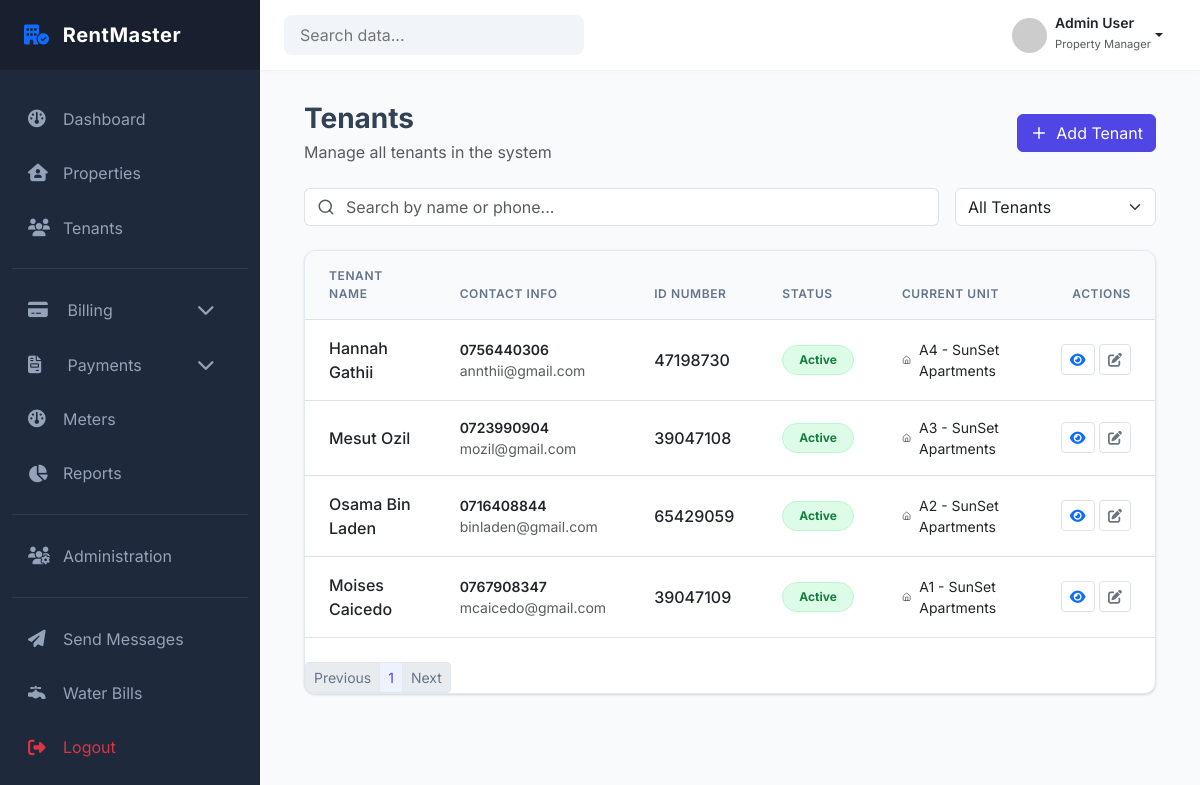
The app's page /tenants (signed in), older data.
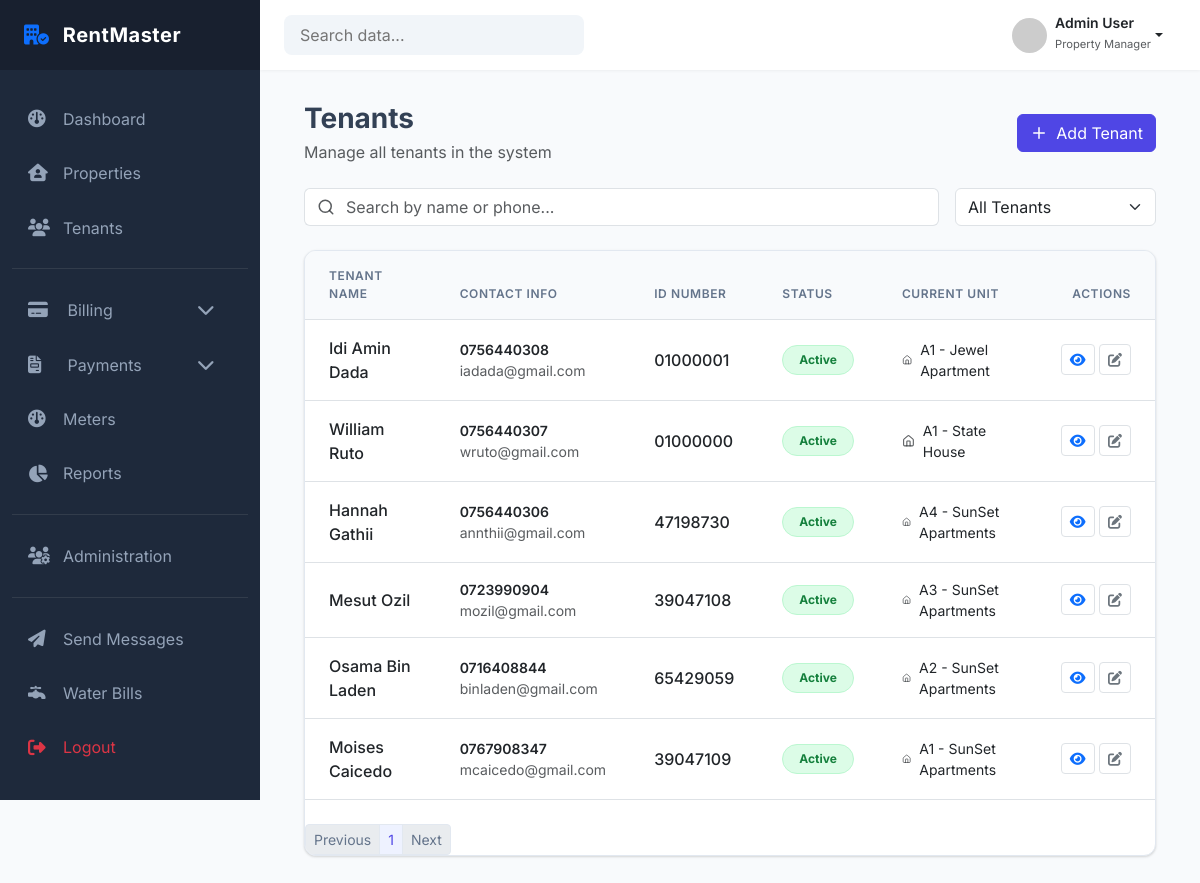
The same page, newer data.
### tenants/models.py (models this page shows, shortened)
class Tenant(models.Model):
    first_name = models.CharField(max_length=100)
    last_name = models.CharField(max_length=100)
    landlord = models.ForeignKey(
        settings.AUTH_USER_MODEL,
        on_delete=models.PROTECT,
        limit_choices_to={"role": "LANDLORD"},
        related_name="tenants"
    )
    phone_number = models.CharField(max_length=20)
    email = models.EmailField(blank=True)
    id_number = models.CharField(max_length=50)
    date_of_birth = models.DateField(null=True, blank=True)
    is_active = models.BooleanField(default=True)
    created_at = models.DateTimeField(auto_now_add=True)
    created_by = models.ForeignKey(
        settings.AUTH_USER_MODEL,
        on_delete=models.PROTECT
    )
    class Meta:
        constraints = [
            UniqueConstraint(
                fields=["id_number", "landlord"],
                name="unique_id_per_landlord"
            ),
            UniqueConstraint(
                fields=["phone_number", "landlord"],
                name="unique_phone_per_landlord"
            )
        ]

### tenants/views.py (the view)
# urls.py: path('', views.tenant_list_view, name='tenant_list'),
def tenant_list_view(request):
    search_query = request.GET.get("q")
    status = request.GET.get("status")
    page_number = request.GET.get("page")
    tenants_qs = get_tenants_for_user(
        user=request.user,
        search_query=search_query,
        status=status
    )
    paginator = Paginator(tenants_qs, 10) # 10 per page
    page_obj = paginator.get_page(page_number)
    context = {
        "tenants": page_obj,
        "page_obj": page_obj,
    }
    if request.headers.get("HX-Request"):
        return render(request, "tenants/partials/tenant_table_rows.html", context)
    return render(request, "tenants/tenant_list.html", context)

### templates/tenants/tenant_list.html (shortened to what this page needs)
{% extends 'dashboard/base_dashboard.html' %}
{% load static %}
{% block extra_css %}
<link rel="stylesheet" href="{% static 'tenants/css/tenant_list.css' %}">
{% endblock %}
{% block content %}
<div class="container">
    <div class="row align-items-center mb-4">
    <div class="col-md-8">
        <h1 class="h3 fw-bold mb-1">Tenants</h1>
        <p class="text-muted mb-0">Manage all tenants in the system</p>
    </div>
    <div class="col-md-4 text-md-end mt-3 mt-md-0">
        <a href="{% url 'tenants:add_tenant' %}" class="btn btn-primary d-inline-flex align-items-center">
        <i
            data-lucide="plus"
            class="me-2"
            style="width: 18px; height: 18px"
        ></i>
        Add Tenant
        </a>
    </div>
    </div>
    <div class="row g-3 mb-4">
    <div class="col-md-9">
        <div class="input-group">
        <span class="input-group-text bg-white border-end-0">
            <i
            data-lucide="search"
            class="text-muted"
            style="width: 18px; height: 18px"
            ></i>
        </span>
        <input
            type="text"
            name="q"
            class="form-control border-start-0 ps-0"
            placeholder="Search by name or phone..."
            hx-get="{% url 'tenants:tenant_list' %}"
            hx-trigger="keyup changed delay:500ms"
            hx-target="#tenant-list-container"
            hx-swap="innerHTML"
            hx-include="[name='status']"
        />
        </div>
    </div>
    <div class="col-md-3">
        <select
        class="form-select"
        name="status"
        hx-get="{% url 'tenants:tenant_list' %}"
        hx-trigger="change"
        hx-target="#tenant-list-container"
        hx-swap="innerHTML"
        hx-include="[name='q']"
        >
            <option value="" selected>All Tenants</option>
        </select>
    </div>
    </div>
    <div class="card overflow-hidden" id="tenant-list-container">
        {% include "tenants/partials/tenant_table_rows.html" %}
    </div>
</div>
{% endblock %}

### templates/tenants/partials/tenant_table_rows.html (shortened to what the changed rows need)
<div class="table-responsive">
    <table class="table table-hover align-middle mb-0">
        <thead>
            <tr>
                <th class="px-4 py-3">Tenant Name</th>
                <th class="px-4 py-3">Contact Info</th>
                <th class="px-4 py-3">ID Number</th>
                <th class="px-4 py-3">Status</th>
                <th class="px-4 py-3">Current Unit</th>
                <th class="px-4 py-3 text-end">Actions</th>
            </tr>
        </thead>
        <tbody>
            {% for tenant in tenants %}
            <tr>
                <td class="px-4 py-3 fw-medium">{{ tenant.first_name }} {{ tenant.last_name }}</td>
                <td class="px-4 py-3">
                    <div class="small fw-semibold">{{ tenant.phone_number }}</div>
                    <div class="small text-muted">{{ tenant.email }}</div>
                </td>
                <td class="px-4 py-3 fw-medium">{{ tenant.id_number }}</td>
                <td class="px-4 py-3">
                    {% if tenant.has_active_tenancy %}
                    <span class="badge badge-active rounded-pill px-3 py-2"
                    >Active</span
                    >
                    {% else %}
                    <span class="badge badge-inactive rounded-pill px-3 py-2"
                    >Inactive</span
                    >
                    {% endif %}
                </td>
                <td class="px-4 py-3">
                    {% if tenant.current_unit_name %}
                    <div class="d-flex align-items-center small">
                    <i
                        data-lucide="home"
                        class="me-2 text-muted"
                        style="width: 14px; height: 14px"
                    ></i>
                    {{ tenant.current_unit_name }} - {{ tenant.current_property_name }}
                    </div>
                    {% else %}
                    <span class="text-muted">Not Assigned</span>
                    {% endif %}
                </td>
                <td class="pe-4 text-end">
                    <a href="#" class="btn btn-sm btn-white border text-primary" title="View">
                        <i class="fa-solid fa-eye"></i>
                    </a>
                    <a href="{% url 'tenants:edit_tenant' tenant.id %}" class="btn btn-sm btn-white border text-secondary" title="Edit">
                        <i class="fa-solid fa-pen-to-square"></i>
                    </a>
                </td>
            </tr>
            {% endfor %}
        </tbody>
    </table>
</div>
<div class="d-flex flex-column flex-md-row justify-content-between align-items-center mt-4">
    <nav>
        <ul class="pagination pagination-sm mb-0">
            {% for num in page_obj.paginator.page_range %}
                <li class="page-item {% if page_obj.number == num %}active{% endif %}">
                    <a
                        class="page-link"
                        hx-get="?page={{ num }}"
                        hx-target="#tenant-list-container"
                        hx-swap="innerHTML"
                        hx-include="[name='q'], [name='status']"
                    >
                        {{ num }}
                    </a>
                </li>
            {% endfor %}
        </ul>
    </nav>
</div>

Row changes from the older to the newer data that the page shows:
added Tenant: first_name "Idi Amin", last_name "Dada", phone_number "0756440308", email "iadada@gmail.com", id_number "01000001", shows "Active", current_unit_name "A1", current_property_name "Jewel Apartment"
added Tenant: first_name "William", last_name "Ruto", phone_number "0756440307", email "wruto@gmail.com", id_number "01000000", shows "Active", current_unit_name "A1", current_property_name "State House"
